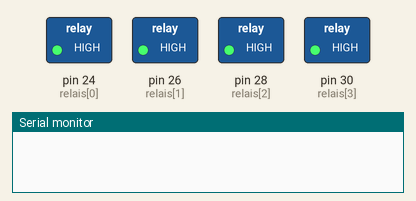
A sketch run on a simulated Arduino Mega 2560, built with avr-gcc and run on an emulated ATmega2560. Shown: switched loads named in the sketch (green lamp = pin HIGH), the last lines printed to the serial monitor.

Above: at 0.5 s.
At 3.5 s:
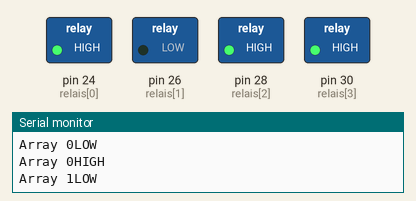
At 5.5 s:
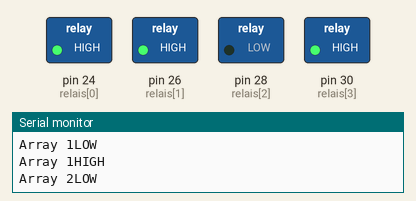
At 7.5 s:
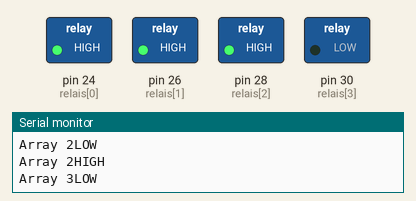
At 9.5 s:
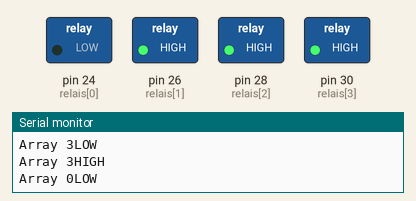
Timing chart, 0 to 10.4 s (numbered marks = the images above):
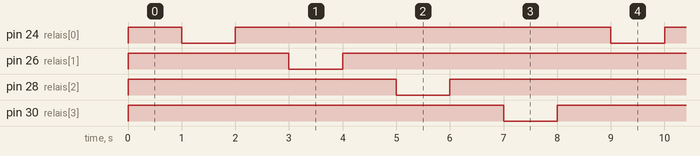

Measured:
- by itself, pin 24 (relais[0]), pin 26 (relais[1]), pin 28 (relais[2]), pin 30 (relais[3]): alternates HIGH for 7.0 s and LOW for 1.0 s
- by itself, everything shown: repeats every 8.0 s, in 8 steps

The sketch:

relais_control_4sw.ino
```cpp
byte relais[] = {24,26,28,30}; // pins for the LED (poofer later). do not use INT as size.

void setup() {

  Serial.begin(9600);
  for (int i=0; i < sizeof(relais); i++ ) {
    pinMode(relais[i], OUTPUT);
    digitalWrite(relais[i], HIGH);
  }

}

void loop() {
  for (int i=0; i < sizeof(relais); i++ ) {
    delay(1000);
    Serial.print("Array ");
    Serial.print(i);
    Serial.println("LOW");
    digitalWrite(relais[i], LOW);

    delay(1000);
     Serial.print("Array ");
    Serial.print(i);
    Serial.println("HIGH");
    digitalWrite(relais[i], HIGH);


  }

}
```
